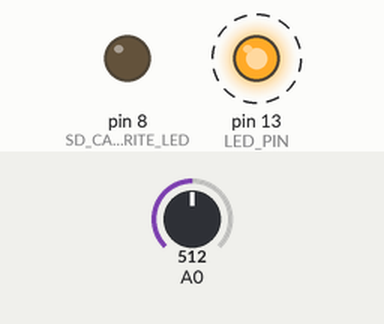
A sketch run on a simulated Arduino Uno, built with avr-gcc and run on an emulated ATmega328P. Parts: output pins drawn as LEDs (lit = HIGH). Dashed ring = blinking. Inputs (shaded band) come from the test bench; at power-on: A0 = 512. Storage starts empty; what the sketch prints to the serial monitor is not drawn.

Above: at 0.5 s.
Timing chart, 0 to 3.0 s (numbered marks = the images above):
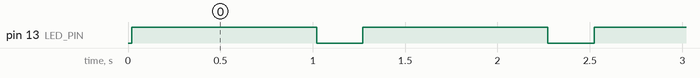

Measured:
- by itself, pin 13 (LED_PIN): alternates HIGH for 1.0 s and LOW for 0.25 s

The sketch:

save_data_to_sd_card_v3.ino
```cpp
#include "Logger.h"

String FILE_NAME = "/ANALOG00.TXT";

int SD_CARD_SELECT_PIN = 4;
int SD_CARD_WRITE_LED = 8;
//int LED_PIN = 13;


Logger logger(FILE_NAME, SD_CARD_SELECT_PIN, SD_CARD_WRITE_LED);

void setup() {
  // connect at 115200 so we can read the GPS fast enough and echo without dropping chars
  // also spit it out
  Serial.begin(115200);
  Serial.println("\r\nAnalog logger test");
}


void loop() {


  Serial.print("A0 = "); Serial.println(analogRead(0));
  logger.sd_print("A0 = "); logger.sd_println((String)analogRead(0));
 digitalWrite(13, HIGH);
  delay(1000);
  digitalWrite(13, LOW);
  delay(250);
}
```

Logger.cpp
```cpp
/*
  SD card writing  wrapper around the SD.h library
  to write logs to and sd card
  Created by Oran C, 2020/03/07
  Released into the public domain.
*/

#include "Arduino.h"
#include "Logger.h"


Logger::Logger(String filename, int _SD_CARD_SELECT_PIN, int _SD_CARD_WRITE_LED)
{
  SD_CARD_SELECT_PIN = _SD_CARD_SELECT_PIN;
  SD_CARD_WRITE_LED  = _SD_CARD_WRITE_LED;

  pinMode(LED_PIN, OUTPUT);
  digitalWrite(LED_PIN,LOW);
//
//
//  // see if the card is present and can be initialized:
  if (!SD.begin(_SD_CARD_SELECT_PIN)) {
    Serial.println("Card init. failed!");
    Serial.println("Has a sd card been inserted?");
//    error(SD_CARD_ERROR_CODE_FAILED_INIT);
  }
//
//
//  create_file(filename);
//
//  pinMode(LED_PIN, OUTPUT);
  pinMode(_SD_CARD_WRITE_LED, OUTPUT);
//  Serial.println("Ready!");
}


void Logger::create_file(String _filename) {
  //convert string to c-string
  //credit
  //http://www.cplusplus.com/reference/string/string/c_str/
  char * filename_cstring = new char [_filename.length() + 1];
  strcpy (filename_cstring, _filename.c_str());

  char filename[15];
  strcpy(filename, filename_cstring);

//  delete[] filename_cstring;
  for (uint8_t i = 0; i < 100; i++) {
    //if file exits add another one using format <filename><number + 1>.txt
    //ex: if log01.txt exists
    //create log02.txt
    filename[7] = '0' + i / 10;
    filename[8] = '0' + i % 10;
    // create if does not exist, do not open existing, write, sync after write
    if (! SD.exists(filename)) {
      break;
    }
  }

  logfile = SD.open(filename, FILE_WRITE);
  if ( ! logfile ) {
    Serial.print("Couldnt create ");
    Serial.println(filename);
//    error(SD_CARD_ERROR_CODE_CANT_CREATE_FILE);
  }
  Serial.print("Writing to ");
  Serial.println(filename);


}


// blink out an error code
void Logger::error(uint8_t errno) {
  while (1) {
    uint8_t i;
    for (i = 0; i < errno; i++) {
      digitalWrite(LED_PIN, HIGH);
      delay(100);
      digitalWrite(LED_PIN, LOW);
      delay(100);
    }
    for (i = errno; i < 10; i++) {
      delay(200);
    }
  }
}


void Logger::sd_print(String message) {

  //flash sd card write indicator led "SD_CARD_WRITE_LED"
  digitalWrite(SD_CARD_WRITE_LED, HIGH);
  logfile.print(message);
  digitalWrite(SD_CARD_WRITE_LED, LOW);

  //save writen data to sd card
  logfile.flush();
}

void Logger::sd_println(String message) {
  digitalWrite(SD_CARD_WRITE_LED, HIGH);
  logfile.println(message);
  digitalWrite(SD_CARD_WRITE_LED, LOW);

  logfile.flush();
}
```

Logger.h
```cpp
/*
  SD card writing  wrapper around the SD.h library
  to write logs to and sd card
  Created by Oran C, 2020/03/07
  Released into the public domain.
*/
#ifndef Logger_h
#define Logger_h

#include "Arduino.h"

 #include <SPI.h>
 #include <SD.h>

class Logger
{
  public:
    Logger(String filename, int SD_CARD_SELECT_PIN, int SD_CARD_WRITE_LED);
    void sd_print(String message);
    void sd_println(String message);
  private:
    File logfile;
    void create_file(String FILE_NAME);
    void error(uint8_t errno);
    int LED_PIN = 13;
    uint8_t i;
    int SD_CARD_SELECT_PIN;
    int SD_CARD_WRITE_LED;

    int SD_CARD_ERROR_CODE_FAILED_INIT      = 2;
    int SD_CARD_ERROR_CODE_CANT_CREATE_FILE = 3;
};

#endif
```
